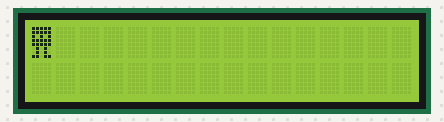
This sketch was run on a simulated Arduino Uno, built with avr-gcc and run on an emulated ATmega328P. On the bench: 16×2 character LCD.

Above: at 0.2 s.
At 1.22 s:
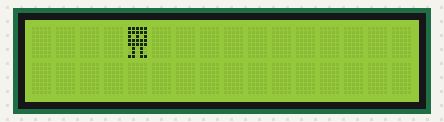
At 2.24 s:
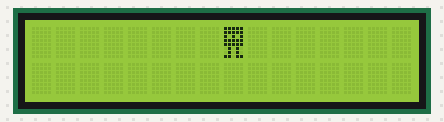
At 4.53 s:
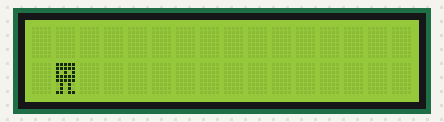
At 6.57 s:
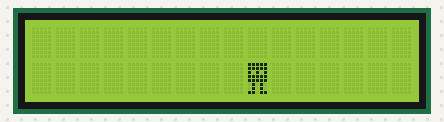
At 8.86 s:
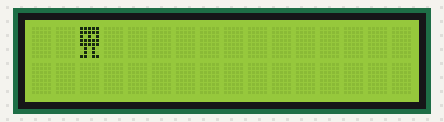

The sketch:

task14_moving_character.ino
```cpp
// Task 14: Moving Character
// Ishaan Takrani

#include <LiquidCrystal_I2C.h>  // Including the library

byte person[8] = {
  0b11111,
  0b11111,
  0b10101,
  0b11111,
  0b11111,
  0b01010,
  0b01010,
  0b11011
};

LiquidCrystal_I2C my_lcd = LiquidCrystal_I2C(0x27,16,2);

void setup() {

  my_lcd.init();    // Initializes the LCD
  my_lcd.clear();   // Clears the LCD (empty display)
  my_lcd.backlight();   // Activates the LCD's backlight

  my_lcd.createChar(0, person);  // This line initializes 0 as the key character

}

void loop() {

  for(int i = 0;i<16;i++){
    my_lcd.setCursor(i, 0);
    my_lcd.write(0);
    delay(250);
    my_lcd.clear();
  }

  for(int i = 0;i<16;i++){
    my_lcd.setCursor(i, 1);
    my_lcd.write(0);
    delay(250);
    my_lcd.clear();
  }


// The code below is for the up-and-down section of the question
// Remove or comment out the two for loops above to use this code
// Congrats if you figured out how to do it :)

  // for(int i = 0;i<16;i++){
  //   if(i % 2 == 0){
  //     my_lcd.setCursor(i, 0);
  //     my_lcd.write(0);
  //     delay(250);
  //     my_lcd.clear();
  //   }
  //   else{
  //     my_lcd.setCursor(i, 1);
  //     my_lcd.write(0);
  //     delay(250);
  //     my_lcd.clear();
  //   }
  // }

}
```

Measured:
- by itself, everything shown: repeats every 8.2 s, in 32 steps
